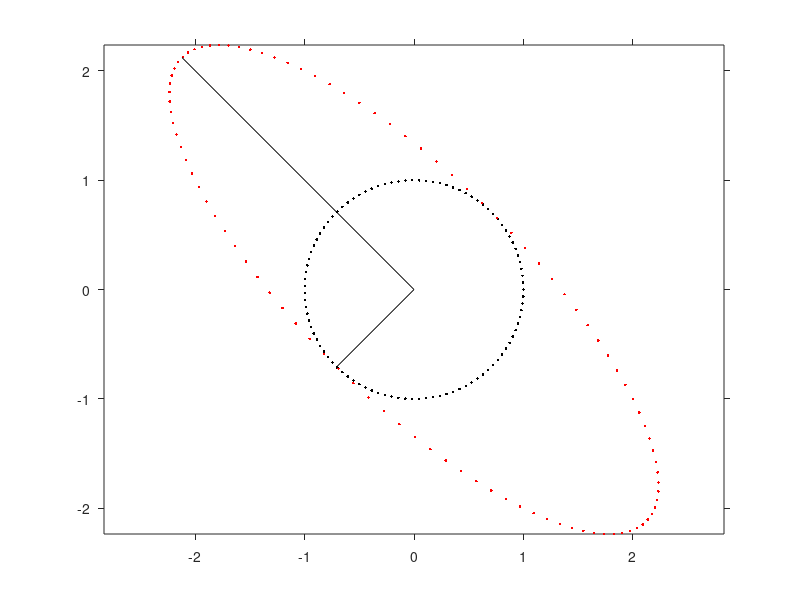
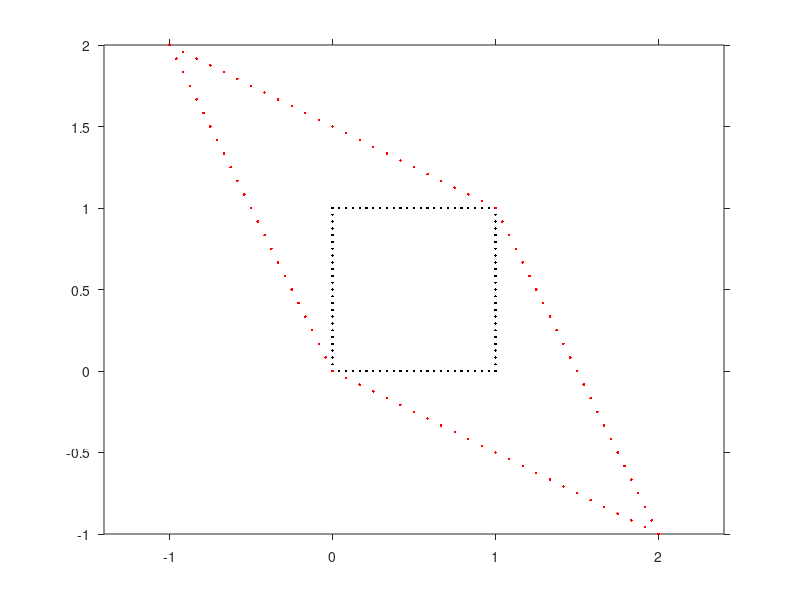

Here is the MATLAB script that generated these plots, in order:
% Compute eigenvalues and eigenststates of a matrix
% and find the area of the ellipse and parallelogram from them.
N = 100;
figure(1)
ang = linspace(0,2*pi,N);
x = [cos(ang); sin(ang)];	% a circle
plot(x(1,:),x(2,:),'k.')
hold on
B = [2 -1;-1 2];
y = B*x;			% a distorted circle
plot(y(1,:),y(2,:),'r.')
[V,D] = eig(B);
plot([0 D(1,1)*V(1,1)],[0 D(1,1)*V(2,1)],'k')
plot([0 D(2,2)*V(1,2)],[0 D(2,2)*V(2,2)],'k')
hold off
axis equal
set(gca,'tickdir','out')

figure(2)
t = linspace(0,1,25);
x = [t ones(1,25) fliplr(t) zeros(1,25)
     ones(1,25) fliplr(t) zeros(1,25) t];   % a square
plot(x(1,:),x(2,:),'k.')
hold on
B = [2 -1;-1 2];
y = B*x;				% a distorted square
plot(y(1,:),y(2,:),'r.') 
hold off
axis equal
set(gca,'tickdir','out')
